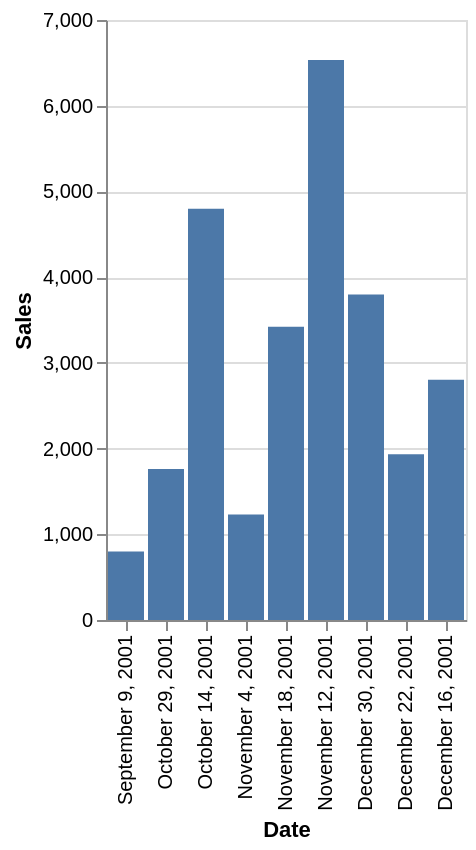

Write a Vega-Lite specification for this figure.
### Vega-Lite specification from a JSON file in a GitHub repository (floating-point values rounded to 4 significant figures)
{"data": {"values": [{"x_data": "September 9, 2001", "y_data": 798}, {"x_data": "October 29, 2001", "y_data": 1763}, {"x_data": "October 14, 2001", "y_data": 4798}, {"x_data": "November 4, 2001", "y_data": 1232}, {"x_data": "November 18, 2001", "y_data": 3421}, {"x_data": "November 12, 2001", "y_data": 6532}, {"x_data": "December 30, 2001", "y_data": 3798}, {"x_data": "December 22, 2001", "y_data": 1934}, {"x_data": "December 16, 2001", "y_data": 2804}]}, "mark": "bar", "encoding": {"x": {"field": "x_data", "type": "nominal", "title": "Date", "sort": "descending"}, "y": {"field": "y_data", "type": "quantitative", "title": "Sales"}}}
